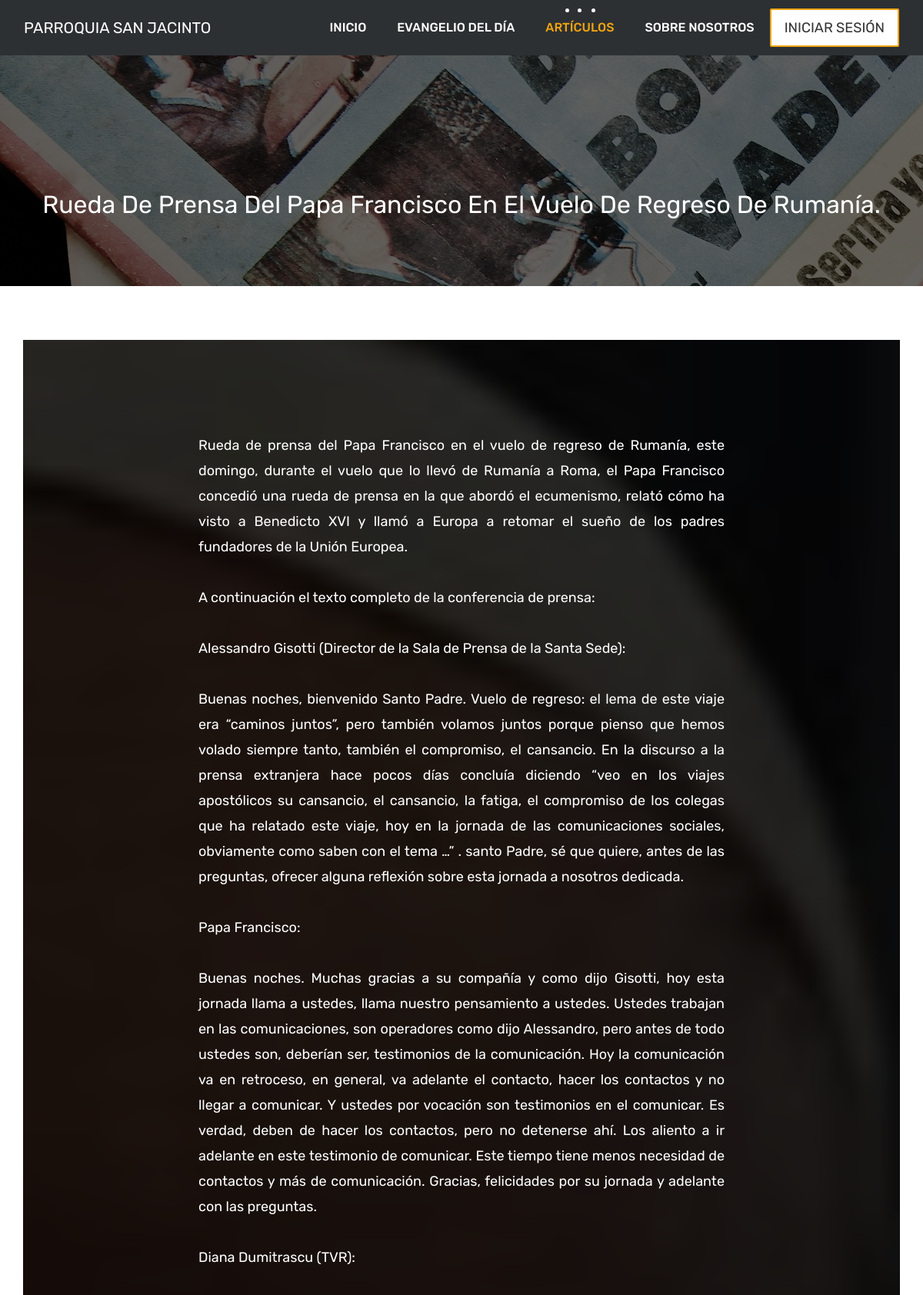
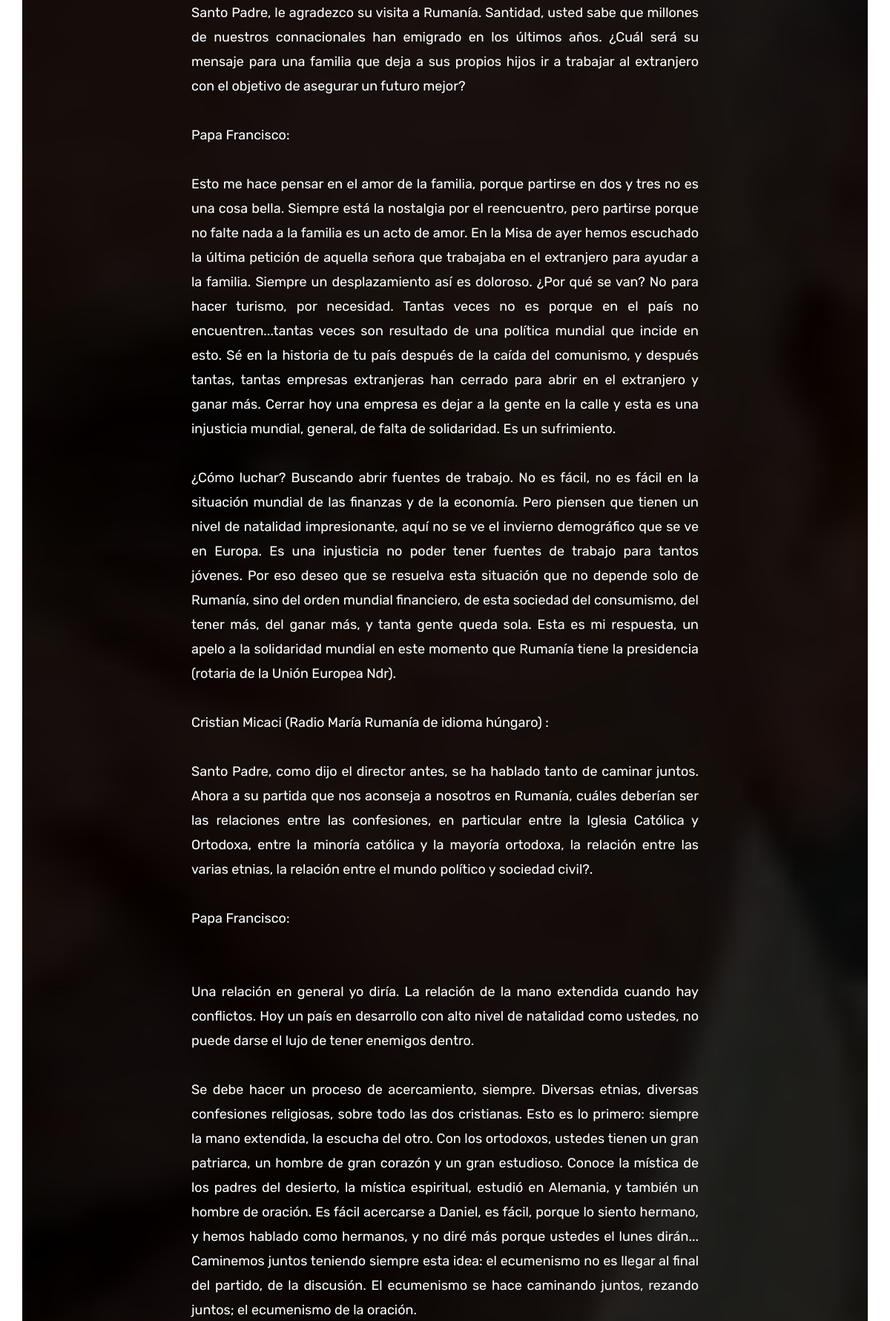
/articulo.php?2 (upper part), run on the app's committed database (2 pictures, top to bottom).
### tables this page shows
CREATE TABLE `publicaciones` (
  `ID` int(11) NOT NULL,
  `User_ID` int(11) NOT NULL,
  `Titulo` text NOT NULL,
  `Texto` text NOT NULL,
  `ImgName` varchar(50) NOT NULL,
  `Fecha` date NOT NULL,
  `Estado` int(11) NOT NULL
);

### articulo.php (the view, shortened to what this page needs)
<?php
require_once("sessions.php");
$url = $_SERVER["REQUEST_URI"];
$datos = explode("?", $url);
if (ctype_digit($datos[1]))
{
    $buscar = $conn -> prepare('SELECT * FROM publicaciones WHERE ID = :id AND Estado = 1 ORDER BY ID DESC');
    $buscar -> execute(array(':id' => $datos[1]));
    $row = $buscar -> rowCount();
    if ($row == "1")
    {
        $articulo = $buscar -> fetchAll();
        $articulo = $articulo[0];
    }
    else
    {
        header("Status: 301 Moved Permanently");
        header('Location: index.php');
        exit;
    }
}
else
{
    header("Status: 301 Moved Permanently");
    header('Location: index.php');
    exit;
}
require 'Views/articulo.view.php';
?>

### sessions.php (called while the page is built, shortened)
<?php
if (isset($_SESSION['usuario']))
{
    $Sbutton = 'Cerrar Sesión';
    $Sactive = 'data-target="#logout"';
    if ($_SESSION['usuario']['Type'] == 1)
    {
        $adminBtn = '<li class="nav-item dropdown">
            <a class="nav-link dropdown-toggle" id="dropdown-a" data-toggle="dropdown">Administración</a>
            <div class="dropdown-menu" aria-labelledby="dropdown-a">
                <a class="dropdown-item" href="slider.php">Slider</a>
                <a class="dropdown-item" href="evangelios.php">Evangelio del Dia</a>
                <a class="dropdown-item" href="usuarios.php">Usuarios</a>
            </div>
        </li>';
        $writerBtn = '<li class="nav-item"><a class="nav-link" href="escritor.php">Escritor</a></li>';
    }
    else
    {
        $adminBtn = '';
        if ($_SESSION['usuario']['Type'] == 2)
        {
            $writerBtn = '<li class="nav-item"><a class="nav-link" href="escritor.php">Escritor</a></li>';
        }
        else
        {
            $writerBtn ='';
        }
    }
}
else
{
    $Sbutton = 'Iniciar Sesión';
    $Sactive = 'data-target="#login"';
}
?>

### articulo.php (the view, shortened to what this page needs)
<?php
require_once("sessions.php");
$url = $_SERVER["REQUEST_URI"];
$datos = explode("?", $url);
if (ctype_digit($datos[1]))
{
    $buscar = $conn -> prepare('SELECT * FROM publicaciones WHERE ID = :id AND Estado = 1 ORDER BY ID DESC');
    $buscar -> execute(array(':id' => $datos[1]));
    $row = $buscar -> rowCount();
    if ($row == "1")
    {
        $articulo = $buscar -> fetchAll();
        $articulo = $articulo[0];
    }
    else
    {
        header("Status: 301 Moved Permanently");
        header('Location: index.php');
        exit;
    }
}
else
{
    header("Status: 301 Moved Permanently");
    header('Location: index.php');
    exit;
}
require 'Views/articulo.view.php';
?>

### Views/articulo.view.php (shortened to what this page needs)
<!DOCTYPE html>
<html lang="en">
<head>
    <link rel="stylesheet" href="css/bootstrap.min.css">
    <link rel="stylesheet" href="style.css">
    <link rel="stylesheet" href="css/versions.css">
    <link rel="stylesheet" href="css/responsive.css">
    <link rel="stylesheet" href="css/custom.css">
</head>
<body class="host_version">
	<header class="top-navbar">
		<nav class="navbar navbar-expand-lg navbar-light bg-light">
			<div class="container-fluid">
				<a class="navbar-brand" style="color: white;" href="index.php">
					PARROQUIA SAN JACINTO
				</a>
				<div class="collapse navbar-collapse" id="navbars-host">
					<ul class="navbar-nav ml-auto">
						<li class="nav-item"><a class="nav-link" href="index.php">Inicio</a></li>
						<li class="nav-item"><a class="nav-link" href="evangelio.php">Evangelio del Día</a></li>
						<li class="nav-item active"><a class="nav-link" href="articulos.php">Artículos</a></li>
						<li class="nav-item"><a class="nav-link" href="about.php">Sobre Nosotros</a></li>
					</ul>
					<ul class="nav navbar-nav navbar-right">
                        <li><a class="hover-btn-new log orange" data-toggle="modal" <?php echo $Sactive?>><span><?php echo $Sbutton?></span></a></li>
                    </ul>
				</div>
			</div>
		</nav>
	</header>
    <div id="articulosbanner" class="all-title-box" style="background: url('Imagenes/articulos.jpg');">
		<div class="container text-center">
			<h1><span class="m_1" style="font-size:xx-large"><br><b><?php echo $articulo['Titulo'].'.'?></b></span></h1>
		</div>
    </div>
    <div id="overviews" class="section wb">
        <div id="testimonials" class="container parallax section db parallax-off articuloinf" style="background-image:url('Imagenes/<?php echo $articulo['ImgName']?>');">
            <div class="section-title row text-center">
                <div class="col-md-8 pl-5 pr-5 offset-md-2">
                    <br><br>
                    <p class="text-justify" style="color:white;"><?php echo nl2br($articulo['Texto'])?></p>
                    <br>
                </div>
            </div>
        </div>
	</div>
	<?php print_r($mensaje)?>
	<?php print_r($mensaje2)?>
</body>
</html>

### css/custom.css (style rules this page uses)
#articulosbanner { position: relative; }
#articulosbanner:before { background: rgba(0,0,0,0.6); content: ""; position: absolute; top: 0px; left: 0px; width: 100%; height: 100%; }

### data on the page
publicaciones: Titulo "Rueda De Prensa Del Papa Francisco En El Vuelo De Regreso De Rumanía", ImgName (picture), Texto "Rueda de prensa del Papa Francisco en el vuelo de regreso de Rumaní­a, este domingo, durante el vuelo que lo llevó de Rumanía a Roma, el Papa Francisco concedió una rueda de prensa en la que abordó el ecumenismo, relató cómo ha visto a Benedicto XVI y llamó a Europa a retomar el sueño de los padres fundadores de la Unión Europea. A continuación el texto completo de la conferencia de prensa: Alessandro Gisotti (Director de la Sala de Prensa de la Santa Sede): Buenas noches, bienvenido Santo Padre. Vuelo de regreso: el lema de este viaje era “caminos juntos”, pero también volamos juntos porque pienso que hemos volado siempre tanto, también el compromiso, el cansancio. En la discurso a la…"

### other printed values
$Sbutton "INICIAR SESIÓN"
